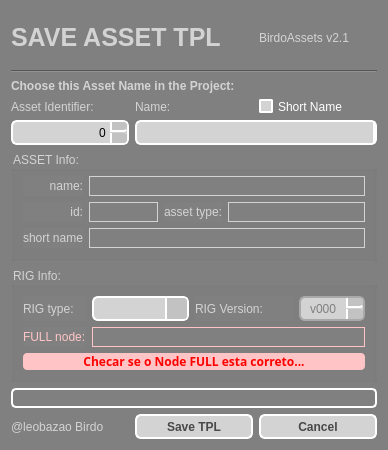
<?xml version="1.0" encoding="UTF-8"?>
<ui version="4.0">
 <class>Form</class>
 <widget class="QWidget" name="Form">
  <property name="geometry">
   <rect>
    <x>0</x>
    <y>0</y>
    <width>388</width>
    <height>450</height>
   </rect>
  </property>
  <property name="windowTitle">
   <string>Save TPL BirdoASSET</string>
  </property>
  <property name="styleSheet">
   <string notr="true">QLabel {
	color: lightgray;
}

QWidget{
	background-color: gray;
}

QGroupBox {
	color: lightgray;
}

QSpinBox {
	color: black;
    border: 2px solid white;
	border-radius: 6px;
	background-color: lightgray;
}

QSpinBox::up-button {
    width: 15px;
	background-color: rgb(194, 194, 194);
    border-left: 2px solid white;
	border-bottom: 2px solid white;
    border-top-right-radius: 3px; /* same radius as the QSpinBox */
    border-bottom-right-radius: 3px;
}

QSpinBox::down-button {
    width: 15px;
	background-color: rgb(194, 194, 194);
    border-left: 2px solid white;
	border-up: 2px solid white;
    border-top-right-radius: 3px; /* same radius as the QSpinBox */
    border-bottom-right-radius: 3px;
}

QSpinBox:hover{
    border: 2px solid #05B8CC;
    color: gray;
}

QSpinBox::disabled {
	border-color: darkgray;
	color: gray;
}

QComboBox {
	color: black;
    border: 2px solid white;
    border-radius: 6px;
    padding: 1px 18px 1px 3px;
    min-width: 6em;
}

QComboBox:!editable, QComboBox::drop-down:editable {
     background: lightgray;
}

QComboBox:on { /* shift the text when the popup opens */
    padding-top: 3px;
    padding-left: 4px;
}

QComboBox::drop-down {
    width: 20px;
	background-color: rgb(194, 194, 194);
    border-left-width: 2px;
    border-left-color: white;
    border-left-style: solid; /* just a single line */
    border-top-right-radius: 3px; /* same radius as the QComboBox */
    border-bottom-right-radius: 3px;
}

QComboBox:hover{
    border: 2px solid #05B8CC;
    color: gray;
}

QComboBox QAbstractItemView{
    border: 2px solid white;
	border-radius: 10px;
    color: gray;
	background-color: lightgray;
    selection-background-color: #05B8CC;
	selection-color: white;
	selection-item-border-radius: 2px;
	padding: 3px 3px ;
}

QComboBox::disabled {
	border-color: darkgray;
	color: gray;
}

QScrollBar:vertical {
	border-left-width: 2px solid white;
	border-radius: 5px;
	background-color: rgb(194, 194, 194);
}

QScrollBar::handle:vertical {
 	border: 2px solid white;
	width: 20px;
}

QScrollBar::add-page:vertical, QScrollBar::sub-page:vertical {
 	border: 2px solid white;
	background: rgb(194, 194, 194);
}
</string>
  </property>
  <layout class="QGridLayout" name="gridLayout_4">
   <item row="0" column="0">
    <layout class="QGridLayout" name="gridLayout_3" rowstretch="1,0,0,0,0,0,0,0,0">
     <item row="5" column="0" colspan="3">
      <widget class="QGroupBox" name="groupAsset">
       <property name="toolTip">
        <string>&lt;html&gt;&lt;head/&gt;&lt;body&gt;&lt;p&gt;Info do Nome de asset escolhido retirada do site do projeto&lt;/p&gt;&lt;/body&gt;&lt;/html&gt;</string>
       </property>
       <property name="styleSheet">
        <string notr="true"/>
       </property>
       <property name="title">
        <string>ASSET Info:</string>
       </property>
       <layout class="QGridLayout" name="gridLayout" rowstretch="0,0,0" columnstretch="0,1,0,2" rowminimumheight="0,0,0">
        <property name="topMargin">
         <number>5</number>
        </property>
        <property name="bottomMargin">
         <number>10</number>
        </property>
        <item row="0" column="0">
         <widget class="QLabel" name="label_6">
          <property name="minimumSize">
           <size>
            <width>0</width>
            <height>0</height>
           </size>
          </property>
          <property name="maximumSize">
           <size>
            <width>16777215</width>
            <height>16777215</height>
           </size>
          </property>
          <property name="font">
           <font>
            <weight>50</weight>
            <bold>false</bold>
           </font>
          </property>
          <property name="text">
           <string>name:</string>
          </property>
          <property name="alignment">
           <set>Qt::AlignRight|Qt::AlignTrailing|Qt::AlignVCenter</set>
          </property>
         </widget>
        </item>
        <item row="1" column="3">
         <widget class="QLabel" name="labelType">
          <property name="minimumSize">
           <size>
            <width>0</width>
            <height>20</height>
           </size>
          </property>
          <property name="toolTip">
           <string>&lt;html&gt;&lt;head/&gt;&lt;body&gt;&lt;p&gt;Tipo de asset&lt;/p&gt;&lt;/body&gt;&lt;/html&gt;</string>
          </property>
          <property name="frameShape">
           <enum>QFrame::Panel</enum>
          </property>
          <property name="text">
           <string/>
          </property>
          <property name="alignment">
           <set>Qt::AlignRight|Qt::AlignTrailing|Qt::AlignVCenter</set>
          </property>
         </widget>
        </item>
        <item row="0" column="1" colspan="3">
         <widget class="QLabel" name="labelName">
          <property name="minimumSize">
           <size>
            <width>0</width>
            <height>20</height>
           </size>
          </property>
          <property name="toolTip">
           <string>&lt;html&gt;&lt;head/&gt;&lt;body&gt;&lt;p&gt;Nome final do tpl a ser salvo&lt;/p&gt;&lt;/body&gt;&lt;/html&gt;</string>
          </property>
          <property name="frameShape">
           <enum>QFrame::Panel</enum>
          </property>
          <property name="text">
           <string/>
          </property>
          <property name="alignment">
           <set>Qt::AlignRight|Qt::AlignTrailing|Qt::AlignVCenter</set>
          </property>
         </widget>
        </item>
        <item row="1" column="2">
         <widget class="QLabel" name="label_14">
          <property name="minimumSize">
           <size>
            <width>0</width>
            <height>0</height>
           </size>
          </property>
          <property name="maximumSize">
           <size>
            <width>16777215</width>
            <height>16777215</height>
           </size>
          </property>
          <property name="font">
           <font>
            <weight>50</weight>
            <bold>false</bold>
           </font>
          </property>
          <property name="text">
           <string>asset type:</string>
          </property>
         </widget>
        </item>
        <item row="1" column="1">
         <widget class="QLabel" name="labelID">
          <property name="minimumSize">
           <size>
            <width>0</width>
            <height>20</height>
           </size>
          </property>
          <property name="toolTip">
           <string>&lt;html&gt;&lt;head/&gt;&lt;body&gt;&lt;p&gt;Id do asset (se disponivel) no site do projeto&lt;/p&gt;&lt;/body&gt;&lt;/html&gt;</string>
          </property>
          <property name="frameShape">
           <enum>QFrame::Panel</enum>
          </property>
          <property name="text">
           <string/>
          </property>
          <property name="alignment">
           <set>Qt::AlignRight|Qt::AlignTrailing|Qt::AlignVCenter</set>
          </property>
         </widget>
        </item>
        <item row="1" column="0">
         <widget class="QLabel" name="label_13">
          <property name="minimumSize">
           <size>
            <width>0</width>
            <height>0</height>
           </size>
          </property>
          <property name="maximumSize">
           <size>
            <width>16777215</width>
            <height>30</height>
           </size>
          </property>
          <property name="font">
           <font>
            <weight>50</weight>
            <bold>false</bold>
           </font>
          </property>
          <property name="text">
           <string>id:</string>
          </property>
          <property name="alignment">
           <set>Qt::AlignRight|Qt::AlignTrailing|Qt::AlignVCenter</set>
          </property>
         </widget>
        </item>
        <item row="2" column="1" colspan="3">
         <widget class="QLabel" name="label_shortName">
          <property name="minimumSize">
           <size>
            <width>0</width>
            <height>20</height>
           </size>
          </property>
          <property name="toolTip">
           <string>&lt;html&gt;&lt;head/&gt;&lt;body&gt;&lt;p&gt;Tipo de asset&lt;/p&gt;&lt;/body&gt;&lt;/html&gt;</string>
          </property>
          <property name="frameShape">
           <enum>QFrame::Panel</enum>
          </property>
          <property name="text">
           <string/>
          </property>
          <property name="alignment">
           <set>Qt::AlignRight|Qt::AlignTrailing|Qt::AlignVCenter</set>
          </property>
         </widget>
        </item>
        <item row="2" column="0">
         <widget class="QLabel" name="label_10">
          <property name="minimumSize">
           <size>
            <width>0</width>
            <height>0</height>
           </size>
          </property>
          <property name="maximumSize">
           <size>
            <width>16777215</width>
            <height>16777215</height>
           </size>
          </property>
          <property name="font">
           <font>
            <weight>50</weight>
            <bold>false</bold>
           </font>
          </property>
          <property name="text">
           <string>short name</string>
          </property>
         </widget>
        </item>
       </layout>
      </widget>
     </item>
     <item row="0" column="0" colspan="2">
      <widget class="QLabel" name="label_7">
       <property name="font">
        <font>
         <pointsize>19</pointsize>
         <weight>75</weight>
         <bold>true</bold>
        </font>
       </property>
       <property name="text">
        <string>SAVE ASSET TPL</string>
       </property>
      </widget>
     </item>
     <item row="1" column="0" colspan="3">
      <widget class="Line" name="line_3">
       <property name="orientation">
        <enum>Qt::Horizontal</enum>
       </property>
      </widget>
     </item>
     <item row="3" column="0">
      <widget class="QLabel" name="label">
       <property name="minimumSize">
        <size>
         <width>0</width>
         <height>0</height>
        </size>
       </property>
       <property name="maximumSize">
        <size>
         <width>16777215</width>
         <height>30</height>
        </size>
       </property>
       <property name="font">
        <font>
         <weight>50</weight>
         <bold>false</bold>
        </font>
       </property>
       <property name="text">
        <string>Asset Identifier:</string>
       </property>
      </widget>
     </item>
     <item row="0" column="2">
      <widget class="QLabel" name="label_11">
       <property name="text">
        <string>BirdoAssets v2.1</string>
       </property>
      </widget>
     </item>
     <item row="4" column="0">
      <widget class="QSpinBox" name="assetIndex">
       <property name="enabled">
        <bool>true</bool>
       </property>
       <property name="minimumSize">
        <size>
         <width>0</width>
         <height>25</height>
        </size>
       </property>
       <property name="styleSheet">
        <string notr="true"/>
       </property>
       <property name="alignment">
        <set>Qt::AlignRight|Qt::AlignTrailing|Qt::AlignVCenter</set>
       </property>
       <property name="maximum">
        <number>999</number>
       </property>
      </widget>
     </item>
     <item row="3" column="1">
      <widget class="QLabel" name="label_3">
       <property name="minimumSize">
        <size>
         <width>0</width>
         <height>0</height>
        </size>
       </property>
       <property name="maximumSize">
        <size>
         <width>16777215</width>
         <height>30</height>
        </size>
       </property>
       <property name="font">
        <font>
         <weight>50</weight>
         <bold>false</bold>
        </font>
       </property>
       <property name="text">
        <string>Name:</string>
       </property>
      </widget>
     </item>
     <item row="2" column="0" colspan="3">
      <widget class="QLabel" name="label_8">
       <property name="font">
        <font>
         <weight>75</weight>
         <bold>true</bold>
        </font>
       </property>
       <property name="styleSheet">
        <string notr="true">QLabel {
	color: lightgray;
}</string>
       </property>
       <property name="text">
        <string>Choose this Asset Name in the Project:</string>
       </property>
      </widget>
     </item>
     <item row="4" column="1" colspan="2">
      <widget class="QComboBox" name="comboAssetName">
       <property name="sizePolicy">
        <sizepolicy hsizetype="Preferred" vsizetype="Preferred">
         <horstretch>0</horstretch>
         <verstretch>0</verstretch>
        </sizepolicy>
       </property>
       <property name="minimumSize">
        <size>
         <width>97</width>
         <height>25</height>
        </size>
       </property>
       <property name="maximumSize">
        <size>
         <width>1000</width>
         <height>1000</height>
        </size>
       </property>
       <property name="toolTip">
        <string>&lt;html&gt;&lt;head/&gt;&lt;body&gt;&lt;p&gt;Escolha um nome de asset existente na lista de assets do projeto&lt;/p&gt;&lt;/body&gt;&lt;/html&gt;</string>
       </property>
       <property name="styleSheet">
        <string notr="true">QComboBox::drop-down {
    width: 0;
}</string>
       </property>
      </widget>
     </item>
     <item row="6" column="0" colspan="3">
      <widget class="QGroupBox" name="groupRIG">
       <property name="enabled">
        <bool>true</bool>
       </property>
       <property name="title">
        <string>RIG Info:</string>
       </property>
       <layout class="QGridLayout" name="gridLayout_2" rowstretch="0,0,0" columnstretch="1,0,2,0" rowminimumheight="0,0,0">
        <item row="0" column="1">
         <widget class="QComboBox" name="comboRigType">
          <property name="enabled">
           <bool>true</bool>
          </property>
          <property name="sizePolicy">
           <sizepolicy hsizetype="Preferred" vsizetype="Preferred">
            <horstretch>0</horstretch>
            <verstretch>0</verstretch>
           </sizepolicy>
          </property>
          <property name="minimumSize">
           <size>
            <width>97</width>
            <height>25</height>
           </size>
          </property>
          <property name="maximumSize">
           <size>
            <width>10000</width>
            <height>10000</height>
           </size>
          </property>
          <property name="toolTip">
           <string>&lt;html&gt;&lt;head/&gt;&lt;body&gt;&lt;p&gt;Tipo de RIG: &lt;/p&gt;&lt;p&gt;- FULL: Rig completo, com o grupo dentro do Grupo TOP, contendo o padrao de nome de Rigs; &lt;/p&gt;&lt;p&gt;- SIMPLE: assets simples, com apenas um drawing, ou um RIG simples de PROP ou CHAR figurantes;&lt;/p&gt;&lt;/body&gt;&lt;/html&gt;</string>
          </property>
          <property name="styleSheet">
           <string notr="true"/>
          </property>
         </widget>
        </item>
        <item row="0" column="2">
         <widget class="QLabel" name="label_9">
          <property name="minimumSize">
           <size>
            <width>0</width>
            <height>0</height>
           </size>
          </property>
          <property name="maximumSize">
           <size>
            <width>16777215</width>
            <height>10000</height>
           </size>
          </property>
          <property name="font">
           <font>
            <weight>50</weight>
            <bold>false</bold>
           </font>
          </property>
          <property name="text">
           <string>RIG Version:</string>
          </property>
         </widget>
        </item>
        <item row="0" column="0">
         <widget class="QLabel" name="label_4">
          <property name="minimumSize">
           <size>
            <width>0</width>
            <height>0</height>
           </size>
          </property>
          <property name="maximumSize">
           <size>
            <width>16777215</width>
            <height>10000</height>
           </size>
          </property>
          <property name="font">
           <font>
            <weight>50</weight>
            <bold>false</bold>
           </font>
          </property>
          <property name="text">
           <string>RIG type:</string>
          </property>
         </widget>
        </item>
        <item row="0" column="3">
         <widget class="QSpinBox" name="spinVersion">
          <property name="enabled">
           <bool>false</bool>
          </property>
          <property name="sizePolicy">
           <sizepolicy hsizetype="Preferred" vsizetype="Preferred">
            <horstretch>0</horstretch>
            <verstretch>0</verstretch>
           </sizepolicy>
          </property>
          <property name="minimumSize">
           <size>
            <width>0</width>
            <height>25</height>
           </size>
          </property>
          <property name="maximumSize">
           <size>
            <width>1000</width>
            <height>1000</height>
           </size>
          </property>
          <property name="toolTip">
           <string>&lt;html&gt;&lt;head/&gt;&lt;body&gt;&lt;p&gt;Escolha a Vesrsao do RIG. &lt;/p&gt;&lt;p&gt;IMPORTANTE: a versao do RIG muda sempre que for modificado nodes ou conexoes dentro do grupo do Rig. Em casos que o RIG e uma variacao de um Original, e nao houver mudancas estruturais, deve-se escolher a mesma verao do RIG original!&lt;/p&gt;&lt;/body&gt;&lt;/html&gt;</string>
          </property>
          <property name="layoutDirection">
           <enum>Qt::LeftToRight</enum>
          </property>
          <property name="styleSheet">
           <string notr="true">QSpinBox::disabled {
	border-color: darkgray;
	color: gray;
}</string>
          </property>
          <property name="alignment">
           <set>Qt::AlignCenter</set>
          </property>
          <property name="prefix">
           <string>v00</string>
          </property>
          <property name="maximum">
           <number>999</number>
          </property>
         </widget>
        </item>
        <item row="1" column="0">
         <widget class="QLabel" name="label_full">
          <property name="minimumSize">
           <size>
            <width>0</width>
            <height>0</height>
           </size>
          </property>
          <property name="maximumSize">
           <size>
            <width>16777215</width>
            <height>10000</height>
           </size>
          </property>
          <property name="font">
           <font>
            <weight>50</weight>
            <bold>false</bold>
           </font>
          </property>
          <property name="styleSheet">
           <string notr="true">QLabel {
	color: rgb(255, 196, 197);
}</string>
          </property>
          <property name="text">
           <string>FULL node:</string>
          </property>
         </widget>
        </item>
        <item row="1" column="1" colspan="3">
         <widget class="QLabel" name="nodeFullPath">
          <property name="minimumSize">
           <size>
            <width>0</width>
            <height>20</height>
           </size>
          </property>
          <property name="toolTip">
           <string>&lt;html&gt;&lt;head/&gt;&lt;body&gt;&lt;p&gt;Id do asset (se disponivel) no site do projeto&lt;/p&gt;&lt;/body&gt;&lt;/html&gt;</string>
          </property>
          <property name="styleSheet">
           <string notr="true">QLabel {
	color: rgb(255, 196, 197);
}</string>
          </property>
          <property name="frameShape">
           <enum>QFrame::Panel</enum>
          </property>
          <property name="text">
           <string/>
          </property>
          <property name="alignment">
           <set>Qt::AlignRight|Qt::AlignTrailing|Qt::AlignVCenter</set>
          </property>
         </widget>
        </item>
        <item row="2" column="0" colspan="4">
         <widget class="QLabel" name="label_warningFULL">
          <property name="font">
           <font>
            <family>Century Gothic</family>
            <weight>75</weight>
            <bold>true</bold>
            <underline>false</underline>
           </font>
          </property>
          <property name="styleSheet">
           <string notr="true">QLabel {
	color: red;
	border-radius: 4px;
	background-color: rgb(255, 196, 197);
}</string>
          </property>
          <property name="text">
           <string>Checar se o Node FULL esta correto...</string>
          </property>
          <property name="alignment">
           <set>Qt::AlignCenter</set>
          </property>
         </widget>
        </item>
       </layout>
      </widget>
     </item>
     <item row="8" column="2">
      <widget class="QPushButton" name="cancelButton">
       <property name="sizePolicy">
        <sizepolicy hsizetype="Preferred" vsizetype="Preferred">
         <horstretch>0</horstretch>
         <verstretch>0</verstretch>
        </sizepolicy>
       </property>
       <property name="minimumSize">
        <size>
         <width>84</width>
         <height>0</height>
        </size>
       </property>
       <property name="maximumSize">
        <size>
         <width>1000</width>
         <height>1000</height>
        </size>
       </property>
       <property name="font">
        <font>
         <weight>75</weight>
         <bold>true</bold>
        </font>
       </property>
       <property name="styleSheet">
        <string notr="true">QPushButton {
	color: rgb(72, 72, 72);
    border: 2px solid white;
    border-radius: 6px;
	background-color: lightgray;
    min-width: 80px;
}

QPushButton:pressed {
	color: red;
    background-color: rgb(255, 196, 197);
}

QPushButton:flat {
    border: none; /* no border for a flat push button */
}

QPushButton:default {
    border-color: navy; /* make the default button prominent */
}

QPushButton:hover{
    border: 2px solid #05B8CC;
    color: black;
}</string>
       </property>
       <property name="text">
        <string>Cancel</string>
       </property>
      </widget>
     </item>
     <item row="8" column="1">
      <widget class="QPushButton" name="saveButton">
       <property name="enabled">
        <bool>true</bool>
       </property>
       <property name="sizePolicy">
        <sizepolicy hsizetype="Minimum" vsizetype="MinimumExpanding">
         <horstretch>0</horstretch>
         <verstretch>0</verstretch>
        </sizepolicy>
       </property>
       <property name="minimumSize">
        <size>
         <width>84</width>
         <height>25</height>
        </size>
       </property>
       <property name="maximumSize">
        <size>
         <width>1000</width>
         <height>1000</height>
        </size>
       </property>
       <property name="font">
        <font>
         <pointsize>9</pointsize>
         <weight>75</weight>
         <bold>true</bold>
        </font>
       </property>
       <property name="styleSheet">
        <string notr="true">QPushButton {
	color: rgb(72, 72, 72);
    border: 2px solid white;
    border-radius: 6px;
	background-color: lightgray;
    min-width: 80px;
}

QPushButton:pressed {
	color: white;
	border-color: white;
    background-color: #05B8CC;
}

QPushButton:flat {
    border: none; /* no border for a flat push button */
}

QPushButton:default {
    border-color: navy; /* make the default button prominent */
}

QPushButton:hover{
    border: 2px solid #05B8CC;
    color: black;
}

QPushButton::disabled {
	border-color: darkgray;
	color: gray;
}</string>
       </property>
       <property name="text">
        <string>Save TPL</string>
       </property>
      </widget>
     </item>
     <item row="3" column="2">
      <widget class="QCheckBox" name="checkShortName">
       <property name="enabled">
        <bool>true</bool>
       </property>
       <property name="styleSheet">
        <string notr="true">QCheckBox {
	color: white;
    spacing: 5px;
}

QCheckBox::indicator:unchecked {
    border: 2px solid white;
	border-radius: 2px;
	background-color: lightgray;
}

QCheckBox::indicator:checked {
    border: 2px solid lightgray;
	border-radius: 1px;
	background-color: rgb(68, 68, 68);
}


QCheckBox:disabled{
	color: lightgray;
}

QCheckBox::indicator:unchecked:disabled {
    border: 2px solid darkgray;
	background-color: darkgray;
}

</string>
       </property>
       <property name="text">
        <string>Short Name</string>
       </property>
      </widget>
     </item>
     <item row="7" column="0" colspan="3">
      <widget class="QProgressBar" name="progressBar">
       <property name="maximumSize">
        <size>
         <width>16777215</width>
         <height>20</height>
        </size>
       </property>
       <property name="styleSheet">
        <string notr="true">QProgressBar {
	color: white;
 padding: 2 2px;
 border: 2px solid white;
    border-radius: 5px;
}

QProgressBar::chunk {
 background-color: #05B8CC;
 width: 20px;
}</string>
       </property>
       <property name="value">
        <number>0</number>
       </property>
       <property name="alignment">
        <set>Qt::AlignCenter</set>
       </property>
       <property name="textVisible">
        <bool>true</bool>
       </property>
       <property name="orientation">
        <enum>Qt::Horizontal</enum>
       </property>
       <property name="invertedAppearance">
        <bool>false</bool>
       </property>
       <property name="textDirection">
        <enum>QProgressBar::TopToBottom</enum>
       </property>
       <property name="format">
        <string/>
       </property>
      </widget>
     </item>
     <item row="8" column="0">
      <widget class="QLabel" name="label_2">
       <property name="text">
        <string>@leobazao Birdo</string>
       </property>
      </widget>
     </item>
    </layout>
   </item>
  </layout>
 </widget>
 <resources/>
 <connections/>
</ui>
